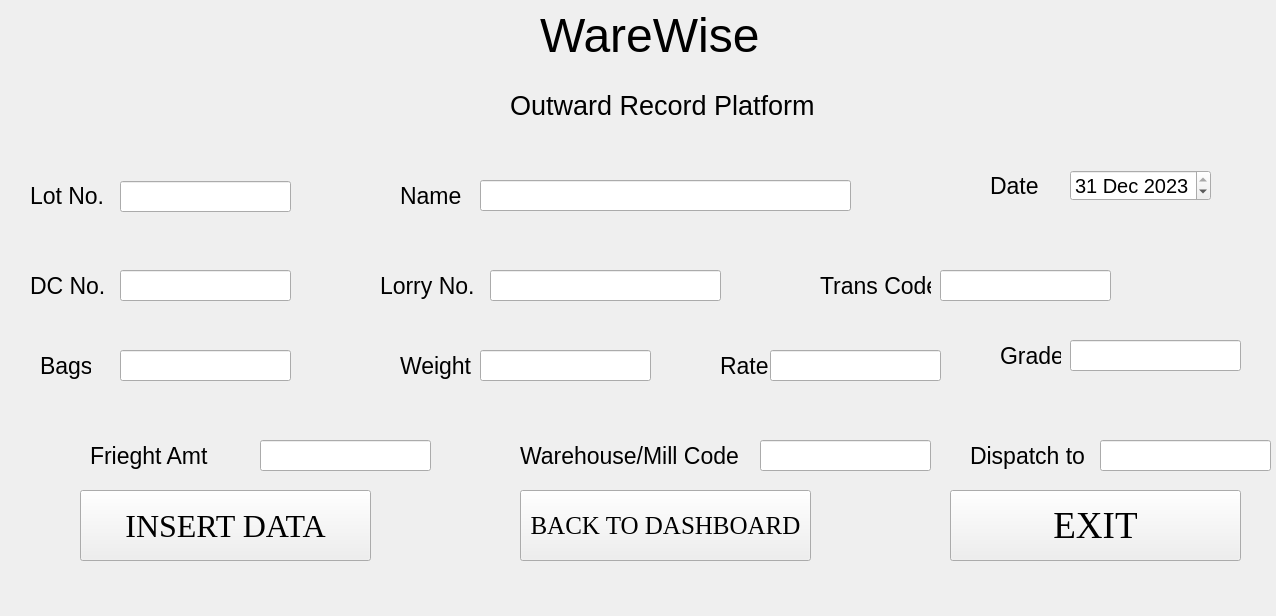
<?xml version="1.0" encoding="UTF-8"?>
<ui version="4.0">
 <class>outward</class>
 <widget class="QMainWindow" name="outward">
  <property name="geometry">
   <rect>
    <x>0</x>
    <y>0</y>
    <width>1276</width>
    <height>616</height>
   </rect>
  </property>
  <property name="windowTitle">
   <string>MainWindow</string>
  </property>
  <widget class="QWidget" name="centralwidget">
   <widget class="QLineEdit" name="lorry">
    <property name="geometry">
     <rect>
      <x>490</x>
      <y>270</y>
      <width>231</width>
      <height>31</height>
     </rect>
    </property>
    <property name="font">
     <font>
      <pointsize>15</pointsize>
     </font>
    </property>
    <property name="text">
     <string/>
    </property>
   </widget>
   <widget class="QLineEdit" name="lot">
    <property name="geometry">
     <rect>
      <x>120</x>
      <y>181</y>
      <width>171</width>
      <height>31</height>
     </rect>
    </property>
    <property name="font">
     <font>
      <pointsize>15</pointsize>
     </font>
    </property>
    <property name="text">
     <string/>
    </property>
   </widget>
   <widget class="QPushButton" name="dashboard">
    <property name="geometry">
     <rect>
      <x>520</x>
      <y>490</y>
      <width>291</width>
      <height>71</height>
     </rect>
    </property>
    <property name="font">
     <font>
      <family>Times New Roman</family>
      <pointsize>19</pointsize>
     </font>
    </property>
    <property name="text">
     <string>BACK TO DASHBOARD</string>
    </property>
   </widget>
   <widget class="QLabel" name="label_2">
    <property name="geometry">
     <rect>
      <x>510</x>
      <y>80</y>
      <width>501</width>
      <height>51</height>
     </rect>
    </property>
    <property name="font">
     <font>
      <pointsize>20</pointsize>
     </font>
    </property>
    <property name="text">
     <string>Outward Record Platform</string>
    </property>
   </widget>
   <widget class="QLineEdit" name="rate">
    <property name="geometry">
     <rect>
      <x>770</x>
      <y>350</y>
      <width>171</width>
      <height>31</height>
     </rect>
    </property>
    <property name="font">
     <font>
      <pointsize>15</pointsize>
     </font>
    </property>
    <property name="text">
     <string/>
    </property>
   </widget>
   <widget class="QLabel" name="label_4">
    <property name="geometry">
     <rect>
      <x>400</x>
      <y>180</y>
      <width>91</width>
      <height>31</height>
     </rect>
    </property>
    <property name="font">
     <font>
      <pointsize>17</pointsize>
     </font>
    </property>
    <property name="text">
     <string>Name</string>
    </property>
   </widget>
   <widget class="QLineEdit" name="grade">
    <property name="geometry">
     <rect>
      <x>1070</x>
      <y>340</y>
      <width>171</width>
      <height>31</height>
     </rect>
    </property>
    <property name="font">
     <font>
      <pointsize>15</pointsize>
     </font>
    </property>
    <property name="text">
     <string/>
    </property>
   </widget>
   <widget class="QLabel" name="label_7">
    <property name="geometry">
     <rect>
      <x>380</x>
      <y>270</y>
      <width>101</width>
      <height>31</height>
     </rect>
    </property>
    <property name="font">
     <font>
      <pointsize>17</pointsize>
     </font>
    </property>
    <property name="text">
     <string>Lorry No.</string>
    </property>
   </widget>
   <widget class="QLabel" name="label_8">
    <property name="geometry">
     <rect>
      <x>820</x>
      <y>270</y>
      <width>111</width>
      <height>31</height>
     </rect>
    </property>
    <property name="font">
     <font>
      <pointsize>17</pointsize>
     </font>
    </property>
    <property name="text">
     <string>Trans Code</string>
    </property>
   </widget>
   <widget class="QLabel" name="label_10">
    <property name="geometry">
     <rect>
      <x>40</x>
      <y>350</y>
      <width>51</width>
      <height>31</height>
     </rect>
    </property>
    <property name="font">
     <font>
      <pointsize>17</pointsize>
     </font>
    </property>
    <property name="text">
     <string>Bags</string>
    </property>
   </widget>
   <widget class="QLabel" name="label_5">
    <property name="geometry">
     <rect>
      <x>990</x>
      <y>170</y>
      <width>61</width>
      <height>31</height>
     </rect>
    </property>
    <property name="font">
     <font>
      <pointsize>17</pointsize>
     </font>
    </property>
    <property name="text">
     <string>Date</string>
    </property>
   </widget>
   <widget class="QLineEdit" name="frieght">
    <property name="geometry">
     <rect>
      <x>260</x>
      <y>440</y>
      <width>171</width>
      <height>31</height>
     </rect>
    </property>
    <property name="font">
     <font>
      <pointsize>15</pointsize>
     </font>
    </property>
    <property name="text">
     <string/>
    </property>
   </widget>
   <widget class="QPushButton" name="exit">
    <property name="geometry">
     <rect>
      <x>950</x>
      <y>490</y>
      <width>291</width>
      <height>71</height>
     </rect>
    </property>
    <property name="font">
     <font>
      <family>Times New Roman</family>
      <pointsize>28</pointsize>
     </font>
    </property>
    <property name="text">
     <string>EXIT</string>
    </property>
   </widget>
   <widget class="QLabel" name="label">
    <property name="geometry">
     <rect>
      <x>540</x>
      <y>10</y>
      <width>241</width>
      <height>51</height>
     </rect>
    </property>
    <property name="font">
     <font>
      <pointsize>36</pointsize>
     </font>
    </property>
    <property name="text">
     <string>WareWise</string>
    </property>
   </widget>
   <widget class="QLineEdit" name="dc">
    <property name="geometry">
     <rect>
      <x>120</x>
      <y>270</y>
      <width>171</width>
      <height>31</height>
     </rect>
    </property>
    <property name="font">
     <font>
      <pointsize>15</pointsize>
     </font>
    </property>
    <property name="text">
     <string/>
    </property>
   </widget>
   <widget class="QLineEdit" name="bags">
    <property name="geometry">
     <rect>
      <x>120</x>
      <y>350</y>
      <width>171</width>
      <height>31</height>
     </rect>
    </property>
    <property name="font">
     <font>
      <pointsize>15</pointsize>
     </font>
    </property>
    <property name="text">
     <string/>
    </property>
   </widget>
   <widget class="QLineEdit" name="weight">
    <property name="geometry">
     <rect>
      <x>480</x>
      <y>350</y>
      <width>171</width>
      <height>31</height>
     </rect>
    </property>
    <property name="font">
     <font>
      <pointsize>15</pointsize>
     </font>
    </property>
    <property name="text">
     <string/>
    </property>
   </widget>
   <widget class="QLabel" name="weig">
    <property name="geometry">
     <rect>
      <x>400</x>
      <y>350</y>
      <width>71</width>
      <height>31</height>
     </rect>
    </property>
    <property name="font">
     <font>
      <pointsize>17</pointsize>
     </font>
    </property>
    <property name="text">
     <string>Weight</string>
    </property>
   </widget>
   <widget class="QLineEdit" name="name">
    <property name="geometry">
     <rect>
      <x>480</x>
      <y>180</y>
      <width>371</width>
      <height>31</height>
     </rect>
    </property>
    <property name="font">
     <font>
      <pointsize>15</pointsize>
     </font>
    </property>
   </widget>
   <widget class="QLabel" name="label_9">
    <property name="geometry">
     <rect>
      <x>1000</x>
      <y>340</y>
      <width>61</width>
      <height>31</height>
     </rect>
    </property>
    <property name="font">
     <font>
      <pointsize>17</pointsize>
     </font>
    </property>
    <property name="text">
     <string>Grade</string>
    </property>
   </widget>
   <widget class="QLabel" name="label_6">
    <property name="geometry">
     <rect>
      <x>30</x>
      <y>270</y>
      <width>91</width>
      <height>31</height>
     </rect>
    </property>
    <property name="font">
     <font>
      <pointsize>17</pointsize>
     </font>
    </property>
    <property name="text">
     <string>DC No.</string>
    </property>
   </widget>
   <widget class="QLabel" name="label_12">
    <property name="geometry">
     <rect>
      <x>720</x>
      <y>350</y>
      <width>51</width>
      <height>31</height>
     </rect>
    </property>
    <property name="font">
     <font>
      <pointsize>17</pointsize>
     </font>
    </property>
    <property name="text">
     <string>Rate</string>
    </property>
   </widget>
   <widget class="QLabel" name="label_13">
    <property name="geometry">
     <rect>
      <x>990</x>
      <y>460</y>
      <width>61</width>
      <height>31</height>
     </rect>
    </property>
    <property name="font">
     <font>
      <pointsize>17</pointsize>
     </font>
    </property>
    <property name="text">
     <string/>
    </property>
   </widget>
   <widget class="QLabel" name="label_3">
    <property name="geometry">
     <rect>
      <x>30</x>
      <y>180</y>
      <width>91</width>
      <height>31</height>
     </rect>
    </property>
    <property name="font">
     <font>
      <pointsize>17</pointsize>
     </font>
    </property>
    <property name="text">
     <string>Lot No.</string>
    </property>
   </widget>
   <widget class="QPushButton" name="Insert">
    <property name="geometry">
     <rect>
      <x>80</x>
      <y>490</y>
      <width>291</width>
      <height>71</height>
     </rect>
    </property>
    <property name="font">
     <font>
      <family>Times New Roman</family>
      <pointsize>24</pointsize>
     </font>
    </property>
    <property name="text">
     <string>INSERT DATA</string>
    </property>
   </widget>
   <widget class="QLabel" name="label_15">
    <property name="geometry">
     <rect>
      <x>520</x>
      <y>440</y>
      <width>221</width>
      <height>31</height>
     </rect>
    </property>
    <property name="font">
     <font>
      <pointsize>17</pointsize>
     </font>
    </property>
    <property name="text">
     <string>Warehouse/Mill Code</string>
    </property>
   </widget>
   <widget class="QLineEdit" name="dep">
    <property name="geometry">
     <rect>
      <x>760</x>
      <y>440</y>
      <width>171</width>
      <height>31</height>
     </rect>
    </property>
    <property name="font">
     <font>
      <pointsize>15</pointsize>
     </font>
    </property>
    <property name="text">
     <string/>
    </property>
   </widget>
   <widget class="QLabel" name="label_14">
    <property name="geometry">
     <rect>
      <x>90</x>
      <y>440</y>
      <width>131</width>
      <height>31</height>
     </rect>
    </property>
    <property name="font">
     <font>
      <pointsize>17</pointsize>
     </font>
    </property>
    <property name="text">
     <string>Frieght Amt</string>
    </property>
   </widget>
   <widget class="QLineEdit" name="tcode">
    <property name="geometry">
     <rect>
      <x>940</x>
      <y>270</y>
      <width>171</width>
      <height>31</height>
     </rect>
    </property>
    <property name="font">
     <font>
      <pointsize>15</pointsize>
     </font>
    </property>
    <property name="text">
     <string/>
    </property>
   </widget>
   <widget class="QLabel" name="label_16">
    <property name="geometry">
     <rect>
      <x>970</x>
      <y>440</y>
      <width>121</width>
      <height>31</height>
     </rect>
    </property>
    <property name="font">
     <font>
      <pointsize>17</pointsize>
     </font>
    </property>
    <property name="text">
     <string>Dispatch to</string>
    </property>
   </widget>
   <widget class="QLineEdit" name="dispatch">
    <property name="geometry">
     <rect>
      <x>1100</x>
      <y>440</y>
      <width>171</width>
      <height>31</height>
     </rect>
    </property>
    <property name="font">
     <font>
      <pointsize>15</pointsize>
     </font>
    </property>
    <property name="text">
     <string/>
    </property>
   </widget>
   <widget class="QDateEdit" name="dateEdit">
    <property name="geometry">
     <rect>
      <x>1070</x>
      <y>170</y>
      <width>141</width>
      <height>31</height>
     </rect>
    </property>
    <property name="font">
     <font>
      <pointsize>15</pointsize>
     </font>
    </property>
    <property name="dateTime">
     <datetime>
      <hour>18</hour>
      <minute>30</minute>
      <second>0</second>
      <year>2023</year>
      <month>12</month>
      <day>31</day>
     </datetime>
    </property>
   </widget>
  </widget>
 </widget>
 <resources/>
 <connections/>
</ui>
